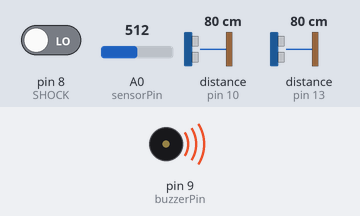
A sketch run on a simulated Arduino Uno, built with avr-gcc and run on an emulated ATmega328P. Shown: buzzer (waves = sounding). Wiring (inferred from the names in the program): 2 × ultrasonic range finder: trigger pin 11, echo pin 10 / trigger pin 12, echo pin 13. The inputs (shaded band) are chosen by the test bench; at power-on: pin 8 (SHOCK) LOW, A0 (sensorPin) = 512, distance to the obstacle (sensors on pin 10, pin 13) 80 cm. The echo pulse lasts 58.3 µs per cm; what the sketch prints to the serial monitor is not drawn.

Above: at 2.7 s.
2.8 s: pin 8 (SHOCK) driven HIGH
Timing chart, 0 to 12.3 s (numbered marks = the images above; inputs shaded):
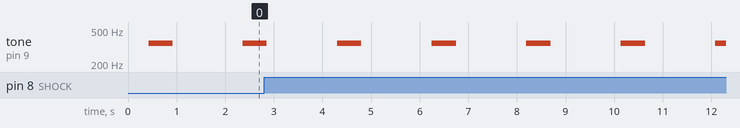

The sketch:

Finish_STAC.ino
```cpp
#include <SoftwareSerial.h>
SoftwareSerial BTSerial(2, 3); //블루투스센서 포트 설정
#define sensorPin 0
#define VOLTS_PER_UNIT    .0049F        // (.0049 for 10 bit A-D)
#define SHOCK 8 // 충격감지 센서 핀 설정
const int buzzerPin= 9; //부저모듈
float volts;
float inches;
float proxSens = 0;
int cm;
int cntStair=0;
int cntWall=0;
int trigPinTop = 12;
int echoPinTop = 13;
int trigPinBot = 11;
int echoPinBot = 10;


long durationTop, distanceTop, durationBot, distanceBot;
void checkBarrier(int distanceTop, int distanceBot);
unsigned long start, finished, elapsed;

void setup()
{
  Serial.begin(9600);
  pinMode(sensorPin, INPUT);
  pinMode(SHOCK, INPUT);
  pinMode(trigPinTop, OUTPUT);
  pinMode(echoPinTop, INPUT);
  pinMode(trigPinBot, OUTPUT);
  pinMode(echoPinBot, INPUT);
  pinMode(buzzerPin,OUTPUT);
  Serial.begin(9600);
  BTSerial.begin(9600);  // set the data rate for the BT port
}

void loop()
{
  //초음파
  digitalWrite(trigPinTop, LOW); // Added this line
  delayMicroseconds(2); // Added this line
  digitalWrite(trigPinTop, HIGH);
  delayMicroseconds(10); // Added this line
  digitalWrite(trigPinTop, LOW);

  durationTop = pulseIn(echoPinTop, HIGH);

  digitalWrite(trigPinBot, LOW);
  delayMicroseconds(2); // Added this line
  digitalWrite(trigPinBot, HIGH);
  delayMicroseconds(10); // Added this line
  digitalWrite(trigPinBot, LOW);
  durationBot = pulseIn(echoPinBot, HIGH);

  distanceTop = (durationTop/2)/29.1;
  distanceBot = (durationBot/2)/29.1;

  checkBarrier(distanceTop, distanceBot);
  delay(200);

  //레이저
  proxSens = analogRead(sensorPin);
  volts = (float)proxSens * VOLTS_PER_UNIT; // ("proxSens" is from analog read)
  inches = 23.897 * pow(volts,-1.1907); //calc inches using "power" trend line from Excel
  cm = 60.495 * pow(volts,-1.1904);     // same in cm
  if (volts < .2) inches = -1.0;        // out of range
  Serial.println(cm);
  BTSerial.println(cm);
  delay(200);

  //인식하면 안으로 들어감
  if(distanceTop && distanceBot<= 450){
    if(cm <= 300){
      tone(buzzerPin,349, 500);
      delay(500);
    // Serial ?> Data ?> BT
      start=millis();
      BTSerial.write("danger");
      BTSerial.println("");
      if(digitalRead(SHOCK) == HIGH){
        finished=millis();
        elapsed=finished-start;
        if(elapsed<=500){
          Serial.println("Collision");
          BTSerial.println("Collision");
        }
      }
      delay(1000);
    }
  }
}

//초음파 센서 출력
void checkBarrier(int distanceTop, int distanceBot)    // 1 : not, 2 : stair, 3: wall
{
  // For the ocha

  Serial.print(distanceTop);
  Serial.print("  ");
  Serial.println(distanceBot);
  BTSerial.print(distanceTop);
  BTSerial.print("  ");
  BTSerial.println(distanceBot);

}
```

Measured:
- by itself, tone on pin 9 (buzzerPin): alternates 349 Hz for 0.50 s and silent for 1.4 s
